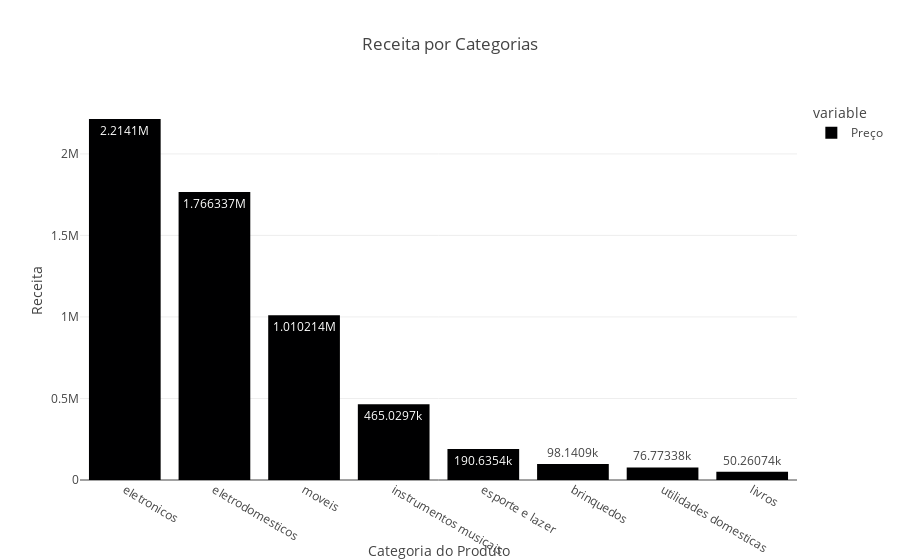

The code cell stored with this chart in its notebook:
### Code cell
## Receita por Categoria

receita_categorias = dados.groupby('Categoria do Produto')[['Preço']].sum().sort_values('Preço', ascending=False)

fig_receita_estados = px.bar(receita_estados.head(), x='Local da compra', y='Preço', text_auto=True,
                             title='Top estados (receita)')

fig_receita_estados.update_layout(yaxis_title='Receita')

fig_receita_categorias = px.bar(receita_categorias, title='Receita por Categorias', text_auto=True)

fig_receita_categorias.update_layout(yaxis_title='Receita')

### Figure 1 — Plotly figure (JSON) as saved in the notebook; plotly's stock layout.template omitted (floating-point values rounded to 4 significant figures)
{"data": [{"alignmentgroup": "True", "hovertemplate": "variable=Preço<br>Categoria do Produto=%{x}<br>value=%{y}<extra></extra>", "legendgroup": "Preço", "marker": {"color": "#000001", "pattern": {"shape": ""}}, "name": "Preço", "offsetgroup": "Preço", "orientation": "v", "showlegend": true, "textposition": "auto", "texttemplate": "%{y}", "x": ["eletronicos", "eletrodomesticos", "moveis", "instrumentos musicais", "esporte e lazer", "brinquedos", "utilidades domesticas", "livros"], "xaxis": "x", "y": [2214000.0, 1766000.0, 1010000.0, 465000.0, 190600.0, 98140.0, 76770.0, 50260.0], "yaxis": "y", "type": "bar"}], "layout": {"xaxis": {"anchor": "y", "domain": [0.0, 1.0], "title": {"text": "Categoria do Produto"}}, "yaxis": {"anchor": "x", "domain": [0.0, 1.0], "title": {"text": "Receita"}}, "legend": {"title": {"text": "variable"}, "tracegroupgap": 0}, "title": {"text": "Receita por Categorias"}, "barmode": "relative"}}
